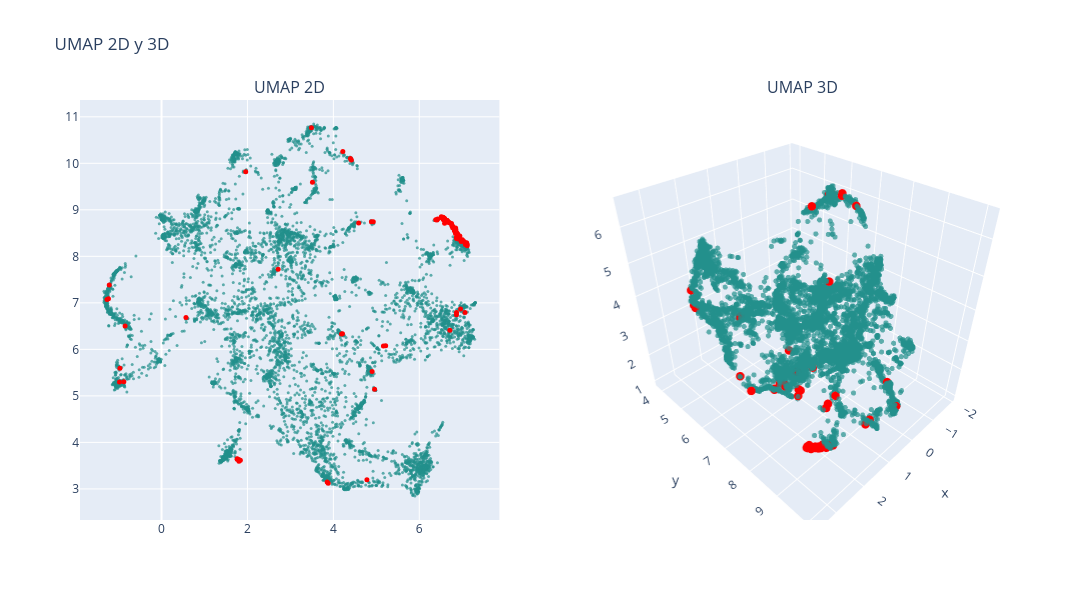

The code cell stored with this chart in its notebook:
### Markdown cell above
### UMAP

### Code cell
# n_neighbors = 200
# n_neighbors = int(len(df) / k)

# n_neighbors = 200
n_neighbors = 50 # 6.5x minutos, resultado: vision mas global, no se distinguen tanto los clusters
# n_neighbors = 20 # 2.5x minutos, resultado: no se distinguen los clusters
# n_neighbors = 10 # 1.5x minutos, resultado: puntos muy juntos, se distinguen los clusters
# n_neighbors = 5 # x minutos, resultado: se distinguen bien los clusters, se ven un poco desconectados

min_dist = 0

# UMAP 2D
reducer_2d = umap.UMAP(n_neighbors=n_neighbors, min_dist=min_dist, n_components=2, random_state=0, metric='cosine')
embedding_2d = reducer_2d.fit_transform(df_vectorized)
df['umap2d_1'] = embedding_2d[:, 0]
df['umap2d_2'] = embedding_2d[:, 1]

# UMAP 3D
reducer_3d = umap.UMAP(n_neighbors=n_neighbors, min_dist=min_dist, n_components=3, random_state=0, metric='cosine')
embedding_3d = reducer_3d.fit_transform(df_vectorized)
df['umap3d_1'] = embedding_3d[:, 0]
df['umap3d_2'] = embedding_3d[:, 1]
df['umap3d_3'] = embedding_3d[:, 2]

# Graficar
colors = np.ones(len(df))  # Color base
colors_knn = np.zeros(len(df))  # Color para los KNN
colors_knn[knn_idxs[0]] = 1  # Resaltar los KNN

fig = make_subplots(rows=1, cols=2, subplot_titles=("UMAP 2D", "UMAP 3D"), 
                    specs=[[{"type": "scatter"}, {"type": "scatter3d"}]])

# Puntos normales (fondo)
fig.add_trace(
    go.Scatter(x=df['umap2d_1'], y=df['umap2d_2'], mode='markers',
               marker=dict(color=colors, colorscale='Viridis', size=3, opacity=0.7), 
               text=data['title'],
               hovertemplate="Titulo: %{text}<br>x: %{x}<br>y: %{y}<extra></extra>"),
    row=1, col=1)

# Puntos resaltados (delante)
fig.add_trace(
    go.Scatter(x=df.loc[knn_idxs[0], 'umap2d_1'], 
               y=df.loc[knn_idxs[0], 'umap2d_2'], 
               mode='markers',
               marker=dict(color='red', size=5, opacity=1), 
               text=data.loc[knn_idxs[0], 'title'], 
               hovertemplate="Titulo: %{text}<br>x: %{x}<br>y: %{y}<extra></extra>"),
    row=1, col=1)

# Puntos normales en 3D (fondo)
fig.add_trace(
    go.Scatter3d(x=df['umap3d_1'], y=df['umap3d_2'], z=df['umap3d_3'], mode='markers',
                 marker=dict(color=colors, colorscale='Viridis', size=3, opacity=0.7), 
                 text=data['title'],
                 hovertemplate="Cluster: %{text}<br>x: %{x}<br>y: %{y}<br>z: %{z}<extra></extra>"),
    row=1, col=2)

# Puntos resaltados en 3D (delante)
fig.add_trace(
    go.Scatter3d(x=df.loc[knn_idxs[0], 'umap3d_1'],
                 y=df.loc[knn_idxs[0], 'umap3d_2'],
                 z=df.loc[knn_idxs[0], 'umap3d_3'],
                 mode='markers',
                 marker=dict(color='red', size=5, opacity=1), 
                 text=data.loc[knn_idxs[0], 'title'], 
                 hovertemplate="Cluster: %{text}<br>x: %{x}<br>y: %{y}<br>z: %{z}<extra></extra>"),
    row=1, col=2)

fig.update_layout(height=600, width=1200, title_text="UMAP 2D y 3D", showlegend=False)
fig.show()

### Figure 1 — Plotly figure (JSON) as saved in the notebook; plotly's stock layout.template omitted (floating-point values rounded to 4 significant figures; data arrays with more than 128 entries replaced by an {"elided": "..."} marker saying what was removed)
{"data": [{"hovertemplate": "Titulo: %{text}<br>x: %{x}<br>y: %{y}<extra></extra>", "marker": {"color": {"elided": "6719 float values"}, "colorscale": [[0, "#440154"], [0.1111, "#482878"], [0.2222, "#3e4989"], [0.3333, "#31688e"], [0.4444, "#26828e"], [0.5556, "#1f9e89"], [0.6667, "#35b779"], [0.7778, "#6ece58"], [0.8889, "#b5de2b"], [1, "#fde725"]], "opacity": 0.7, "size": 3}, "mode": "markers", "text": {"elided": "6719 str values"}, "type": "scatter", "x": {"elided": "6719 float values"}, "xaxis": "x", "y": {"elided": "6719 float values"}, "yaxis": "y"}, {"hovertemplate": "Titulo: %{text}<br>x: %{x}<br>y: %{y}<extra></extra>", "marker": {"color": "red", "opacity": 1, "size": 5}, "mode": "markers", "text": ["application of neural network controller and policy gradient reinforcement learning on modular multilevel converter mmc a proof of concept", "state of charge soc balancing of battery modular multilevel management bm3 converter using q learning", "reinforcement learning based modulation for balancing capacitor voltage and thermal stress to enhance current capability of mmcs", "open circuit fault diagnosis for a modular multilevel converter based on hybrid machine learning", "machine learning emulation of model predictive control for modular multilevel converters", "optimized real time control for modular multilevel converters using adaptive neural networks", "machine learning enhanced predictive control for modular multilevel converters in hvdc transmission systems", "inverse application of artificial intelligence for the control of power converters", "optimized model predictive control using machine learning for hvdc modular multilevel converters", "predictor based data driven model free adaptive predictive control of power converters using machine learning", "transfer learning framework for impedance characterization of modular multilevel converters", "machine learning based control of integrated drive and chagre mode bi modular power converter for pv assisted light electric vehicle", "machine learning based modeling for real time inferencer in the loop hardware emulation of high speed rail microgrid", "an open circuit fault detection and location strategy for mmc with feature extraction and random forest", "reinforcement learning based method to exploit vulnerabilities of false data injection attack detectors in modular multilevel converters", "hybrid condition monitoring for power converters learning based methods with statistical guarantees", "transfer learning based online impedance identification for modular multilevel converters", "neural network controller based on direct and indirect model predictive for modular multilevel converters", "reinforcement learning based false data injection attacks detector for modular multilevel converters", "neural network based model predictive controllers for modular multilevel converters", "level increased ishe modulation method for modular multilevel converters based on ddpg", "machine learning based operating region extension of modular multilevel converters under unbalanced grid faults", "fault diagnosis for modular multilevel converter mmc based on deep learning an edge implementation using binary neural network", "artificial intelligence applications in the control and performance improvement of modular multilevel converters a review", "health management of power electronics systems", "condition monitoring for power converters via deep one class classification", "compound fault diagnosis method of modular multilevel converter based on improved capsule network", "power management systems for harmonic elimination using federated learning approach", "dc short circuit fault detection for mmc hvdc grid based on improved dbn and dc fault current statistical features", "neural network based model predictive control approach for modular multilevel converters", "an ultra high speed mmc hvdc fault location algorithm based on regression neural network", "open circuit fault detection and localization in modular multilevel converters based on transformer neural networks", "design and analysis of the model predictive control implemented by the ann technique for mmc based rectifier with improved grid adaptability", "data driven impedance identification and stability online assessment of wind farm connected with mmc hvdc", "capacitor monitoring for modular multilevel converters based on intelligent algorithm", "a connectionist based approach for reducing the number of voltage sensors in modular multilevel converter", "enhancing control stability in mmc hvdc systems through data driven approaches", "denoising and voltage estimation in modular multilevel converters using deep neural networks", "fault identification method of mmc hvdc based on gru neural network", "auto tuned model predictive control based neural network controller for modular multilevel converters", "impedance identification method of mmc based on control physical information and data driven", "deep convolution neural network based fault detection and identification for modular multilevel converters", "artificial neural network based pi control of battery energy storage system connected with mmc hvdc system", "capacitor parameter estimation based on wavelet transform and convolution neural network", "igbt open circuit fault diagnosis method for a modular multilevel converter based on pnn md", "fault diagnosis of modular multilevel converter based on 1dcnn and lstm network", "data driven impedance identification and stability online assessment of dfig based wind farm integration with mmc hvdc", "open circuit fault diagnosis for modular multilevel converter using wavelet neural network", "physical mechanism and data hybrid modeling for device level emulation of modular multilevel converter", "neural network trained cold plate models for modular converter exploration", "a fast data driven method for submodule open circuit fault localization in a modular multilevel converter", "estimation of battery parameters in cascaded half bridge converters with reduced voltage sensors", "an open circuit faults diagnosis method based on xg boost used in mmc", "condition monitoring of capacitor aging in mmc based on improved convolutional neural networks", "thermal estimation of modular multilevel converter submodule using deep regression on gru and lstm network", "overview of modeling schemes for mmc converter in flexible dc distribution network", "real time fault detection and identification for mmc using 1 d convolutional neural networks", "submodule fault detection in mmcs using support vector classification", "gwo based pi controller assisted half bridge sub module mmc for hybrid energy system", "an on line capacitor condition monitoring method based on switching frequencies for modular multilevel converters", "fault diagnosis of modular multilevel converter based on rnn and wavelet analysis", "supervisory real time multidomain modeling and hardware emulation of fuel cell hybrid electric bus behavioral transients", "data driven neural predictors based robust mpc for power converters", "data driven modeling of modular multilevel converters based on hht and cnn lstm am neural network", "an improved resnet based method for online assessment of the aging state of mmc sub module capacitors", "distributed neural network observer for submodule capacitor voltage estimation in modular multilevel converters", "parameters inversion of equivalent rlc fault circuit for mmc hvdc grid based on bp neural network", "adaptive fault current limiting strategy for flexible dc power grids based on deep neural networks", "neural predictor based dynamic surface predictive control for power converters", "application of artificial intelligence to diagnose faults of grid tied solar power systems", "parameter estimation of batteries in mmcs with parallel connectivity using pso", "bayesian regularization based mpc for a hybrid modular multilevel converter", "short time wavelet entropy integrating improved lstm for fault diagnosis of modular multilevel converter", "dcscf detection method of mmc dc grid based on statistical feature and dbn softmax", "neural predictor based low switching frequency fcs mpc for mmc with online weighting factors tuning", "voltage estimation for diode clamped mmcs based on a simplified neural network", "synthetic laboratory imitation of transient voltage stresses of mmc hvdc links", "improving the resilience of modular multilevel converters using concurrent estimators", "sub module capacitor voltage balancing control based on model prediction", "igbt open circuit fault diagnosis based on improved support vector machine", "an open circuit faults diagnosis method for mmc based on extreme gradient boosting", "open circuit fault detection and location in mmcs with multivariate gaussian distribution", "design and simulation of marine electromagnetic transmission system", "single ended fault detection scheme using support vector machine for multi terminal direct current systems based on modular multilevel converter", "large scale synthetic laboratory imitation of transient voltage stresses of mmc hvdc links design aspects on very slow front overvoltages", "multiple igbt open circuit fault diagnosis strategy for mmc using feature reconstruction based recurrent neural network", "artificial bee colony based solar pv system with z source multilevel inverter", "event triggered neural predictor based fcs mpc for mmc", "a deep lstm based rsf capacitor voltage balancing method for mmc", "data driven parameter inversion for dc fault current analytical solution of modular multilevel converter based high voltage dc grid", "control system communication architecture for power electronic building blocks", "fine grained network decomposition for massively parallel electromagnetic transient simulation of large power systems", "data driven fault detection of multiple open circuit faults for mmc systems based on long short term memory networks", "monolithic data driven condition monitoring strategy for mmc considering c and esr", "switch open circuit fault localization strategy for mmcs using sliding time window based features extraction algorithm", "a high speed control network synchronization jitter evaluation for embedded monitoring and control in modular multilevel converter", "reliability improvement of mmc in energy storage system using ann based sensorless estimation for sub module voltages", "predictor based neural network finite set predictive control for modular multilevel converter", "book reviews 7 books reviewed", "contents"], "type": "scatter", "x": [6.558, 6.526, 6.512, 6.843, 6.54, 6.565, 6.564, 6.57, 6.555, 6.538, 3.856, -1.217, 6.546, 7.004, 6.428, 6.875, 3.88, 6.593, 6.412, 6.562, 2.715, 6.571, 6.689, 6.572, 6.59, 6.945, 6.777, 6.548, 7.103, 6.578, 7.065, 7.103, 6.58, 6.592, 6.601, 6.567, 6.616, 6.585, 6.78, 6.564, 6.644, 6.853, -0.8484, 6.678, 6.87, 6.758, 4.781, 6.817, 6.65, 3.489, 6.975, -1.27, 6.91, 6.645, 6.751, 6.712, 6.847, 7.115, -0.9688, 4.397, 6.819, 4.902, 1.796, 6.649, 4.22, 4.93, 6.867, 6.961, 1.835, -0.9787, -1.236, 6.555, 6.819, 7.104, 1.802, 4.59, 5.218, 6.383, 6.552, 6.894, 6.875, 7.073, 3.514, 7.113, 5.165, 6.866, -0.8774, 1.763, 6.717, 6.867, 4.212, 4.96, 6.827, 4.419, 7.043, 4.189, 4.885, 1.76, 1.959, 0.5686], "xaxis": "x", "y": [8.814, 8.835, 8.852, 8.493, 8.828, 8.817, 8.786, 8.82, 8.819, 8.828, 3.149, 7.386, 8.811, 8.354, 8.804, 8.507, 3.12, 8.81, 8.784, 8.819, 7.722, 8.822, 8.725, 8.811, 8.711, 8.438, 8.612, 8.817, 8.276, 8.822, 6.792, 8.292, 8.812, 8.79, 8.782, 8.817, 8.783, 8.8, 8.649, 8.817, 8.754, 8.571, 6.5, 8.739, 8.39, 8.658, 3.196, 8.564, 8.773, 10.77, 8.32, 7.074, 8.37, 8.769, 8.705, 6.413, 8.609, 8.228, 5.596, 10.1, 8.565, 5.522, 3.63, 8.764, 10.25, 8.745, 6.795, 6.868, 3.618, 5.3, 7.088, 8.82, 8.549, 8.265, 3.593, 8.719, 6.079, 8.786, 8.841, 8.482, 8.381, 8.256, 9.592, 8.261, 6.073, 8.409, 5.303, 3.646, 8.715, 6.742, 6.338, 5.145, 8.598, 10.07, 8.317, 6.329, 8.741, 3.636, 9.818, 6.686], "yaxis": "y"}, {"hovertemplate": "Cluster: %{text}<br>x: %{x}<br>y: %{y}<br>z: %{z}<extra></extra>", "marker": {"color": {"elided": "6719 float values"}, "colorscale": [[0, "#440154"], [0.1111, "#482878"], [0.2222, "#3e4989"], [0.3333, "#31688e"], [0.4444, "#26828e"], [0.5556, "#1f9e89"], [0.6667, "#35b779"], [0.7778, "#6ece58"], [0.8889, "#b5de2b"], [1, "#fde725"]], "opacity": 0.7, "size": 3}, "mode": "markers", "scene": "scene", "text": {"elided": "6719 str values"}, "type": "scatter3d", "x": {"elided": "6719 float values"}, "y": {"elided": "6719 float values"}, "z": {"elided": "6719 float values"}}, {"hovertemplate": "Cluster: %{text}<br>x: %{x}<br>y: %{y}<br>z: %{z}<extra></extra>", "marker": {"color": "red", "opacity": 1, "size": 5}, "mode": "markers", "scene": "scene", "text": ["application of neural network controller and policy gradient reinforcement learning on modular multilevel converter mmc a proof of concept", "state of charge soc balancing of battery modular multilevel management bm3 converter using q learning", "reinforcement learning based modulation for balancing capacitor voltage and thermal stress to enhance current capability of mmcs", "open circuit fault diagnosis for a modular multilevel converter based on hybrid machine learning", "machine learning emulation of model predictive control for modular multilevel converters", "optimized real time control for modular multilevel converters using adaptive neural networks", "machine learning enhanced predictive control for modular multilevel converters in hvdc transmission systems", "inverse application of artificial intelligence for the control of power converters", "optimized model predictive control using machine learning for hvdc modular multilevel converters", "predictor based data driven model free adaptive predictive control of power converters using machine learning", "transfer learning framework for impedance characterization of modular multilevel converters", "machine learning based control of integrated drive and chagre mode bi modular power converter for pv assisted light electric vehicle", "machine learning based modeling for real time inferencer in the loop hardware emulation of high speed rail microgrid", "an open circuit fault detection and location strategy for mmc with feature extraction and random forest", "reinforcement learning based method to exploit vulnerabilities of false data injection attack detectors in modular multilevel converters", "hybrid condition monitoring for power converters learning based methods with statistical guarantees", "transfer learning based online impedance identification for modular multilevel converters", "neural network controller based on direct and indirect model predictive for modular multilevel converters", "reinforcement learning based false data injection attacks detector for modular multilevel converters", "neural network based model predictive controllers for modular multilevel converters", "level increased ishe modulation method for modular multilevel converters based on ddpg", "machine learning based operating region extension of modular multilevel converters under unbalanced grid faults", "fault diagnosis for modular multilevel converter mmc based on deep learning an edge implementation using binary neural network", "artificial intelligence applications in the control and performance improvement of modular multilevel converters a review", "health management of power electronics systems", "condition monitoring for power converters via deep one class classification", "compound fault diagnosis method of modular multilevel converter based on improved capsule network", "power management systems for harmonic elimination using federated learning approach", "dc short circuit fault detection for mmc hvdc grid based on improved dbn and dc fault current statistical features", "neural network based model predictive control approach for modular multilevel converters", "an ultra high speed mmc hvdc fault location algorithm based on regression neural network", "open circuit fault detection and localization in modular multilevel converters based on transformer neural networks", "design and analysis of the model predictive control implemented by the ann technique for mmc based rectifier with improved grid adaptability", "data driven impedance identification and stability online assessment of wind farm connected with mmc hvdc", "capacitor monitoring for modular multilevel converters based on intelligent algorithm", "a connectionist based approach for reducing the number of voltage sensors in modular multilevel converter", "enhancing control stability in mmc hvdc systems through data driven approaches", "denoising and voltage estimation in modular multilevel converters using deep neural networks", "fault identification method of mmc hvdc based on gru neural network", "auto tuned model predictive control based neural network controller for modular multilevel converters", "impedance identification method of mmc based on control physical information and data driven", "deep convolution neural network based fault detection and identification for modular multilevel converters", "artificial neural network based pi control of battery energy storage system connected with mmc hvdc system", "capacitor parameter estimation based on wavelet transform and convolution neural network", "igbt open circuit fault diagnosis method for a modular multilevel converter based on pnn md", "fault diagnosis of modular multilevel converter based on 1dcnn and lstm network", "data driven impedance identification and stability online assessment of dfig based wind farm integration with mmc hvdc", "open circuit fault diagnosis for modular multilevel converter using wavelet neural network", "physical mechanism and data hybrid modeling for device level emulation of modular multilevel converter", "neural network trained cold plate models for modular converter exploration", "a fast data driven method for submodule open circuit fault localization in a modular multilevel converter", "estimation of battery parameters in cascaded half bridge converters with reduced voltage sensors", "an open circuit faults diagnosis method based on xg boost used in mmc", "condition monitoring of capacitor aging in mmc based on improved convolutional neural networks", "thermal estimation of modular multilevel converter submodule using deep regression on gru and lstm network", "overview of modeling schemes for mmc converter in flexible dc distribution network", "real time fault detection and identification for mmc using 1 d convolutional neural networks", "submodule fault detection in mmcs using support vector classification", "gwo based pi controller assisted half bridge sub module mmc for hybrid energy system", "an on line capacitor condition monitoring method based on switching frequencies for modular multilevel converters", "fault diagnosis of modular multilevel converter based on rnn and wavelet analysis", "supervisory real time multidomain modeling and hardware emulation of fuel cell hybrid electric bus behavioral transients", "data driven neural predictors based robust mpc for power converters", "data driven modeling of modular multilevel converters based on hht and cnn lstm am neural network", "an improved resnet based method for online assessment of the aging state of mmc sub module capacitors", "distributed neural network observer for submodule capacitor voltage estimation in modular multilevel converters", "parameters inversion of equivalent rlc fault circuit for mmc hvdc grid based on bp neural network", "adaptive fault current limiting strategy for flexible dc power grids based on deep neural networks", "neural predictor based dynamic surface predictive control for power converters", "application of artificial intelligence to diagnose faults of grid tied solar power systems", "parameter estimation of batteries in mmcs with parallel connectivity using pso", "bayesian regularization based mpc for a hybrid modular multilevel converter", "short time wavelet entropy integrating improved lstm for fault diagnosis of modular multilevel converter", "dcscf detection method of mmc dc grid based on statistical feature and dbn softmax", "neural predictor based low switching frequency fcs mpc for mmc with online weighting factors tuning", "voltage estimation for diode clamped mmcs based on a simplified neural network", "synthetic laboratory imitation of transient voltage stresses of mmc hvdc links", "improving the resilience of modular multilevel converters using concurrent estimators", "sub module capacitor voltage balancing control based on model prediction", "igbt open circuit fault diagnosis based on improved support vector machine", "an open circuit faults diagnosis method for mmc based on extreme gradient boosting", "open circuit fault detection and location in mmcs with multivariate gaussian distribution", "design and simulation of marine electromagnetic transmission system", "single ended fault detection scheme using support vector machine for multi terminal direct current systems based on modular multilevel converter", "large scale synthetic laboratory imitation of transient voltage stresses of mmc hvdc links design aspects on very slow front overvoltages", "multiple igbt open circuit fault diagnosis strategy for mmc using feature reconstruction based recurrent neural network", "artificial bee colony based solar pv system with z source multilevel inverter", "event triggered neural predictor based fcs mpc for mmc", "a deep lstm based rsf capacitor voltage balancing method for mmc", "data driven parameter inversion for dc fault current analytical solution of modular multilevel converter based high voltage dc grid", "control system communication architecture for power electronic building blocks", "fine grained network decomposition for massively parallel electromagnetic transient simulation of large power systems", "data driven fault detection of multiple open circuit faults for mmc systems based on long short term memory networks", "monolithic data driven condition monitoring strategy for mmc considering c and esr", "switch open circuit fault localization strategy for mmcs using sliding time window based features extraction algorithm", "a high speed control network synchronization jitter evaluation for embedded monitoring and control in modular multilevel converter", "reliability improvement of mmc in energy storage system using ann based sensorless estimation for sub module voltages", "predictor based neural network finite set predictive control for modular multilevel converter", "book reviews 7 books reviewed", "contents"], "type": "scatter3d", "x": [2.995, 2.963, 2.983, 2.996, 3.0, 2.998, 2.983, 3.004, 3.002, 0.7645, 2.674, -0.6839, 2.99, 3.051, 1.608, 3.053, 2.688, 3.012, 1.6, 3.011, -0.6568, 3.021, 3.057, 3.004, 2.969, 3.083, 3.011, 2.997, 3.092, 3.01, 3.089, 3.084, 3.007, 3.022, 3.004, 3.012, 3.014, 3.005, 3.056, 3.008, 3.021, 3.048, 0.02607, 3.004, 2.891, 3.022, 2.851, 3.015, 3.005, 0.1182, 2.979, -0.5455, 2.895, 2.974, 2.996, 2.828, 3.085, 3.063, -1.258, 0.5813, 3.014, 2.606, 0.7265, 3.006, 0.5165, 1.062, 2.969, 2.774, 0.7404, -1.503, -0.5901, 3.023, 3.0, 3.062, 0.7039, 0.6939, 2.121, 1.56, 3.007, 2.989, 2.913, 3.052, -0.8579, 3.084, 2.1, 2.851, -1.57, 0.6741, 3.002, 2.995, 1.804, 2.659, 3.042, 0.5694, 2.975, 1.77, 0.9784, 0.6624, 1.274, -1.42], "y": [9.392, 9.363, 9.383, 9.803, 9.358, 9.371, 9.41, 9.363, 9.365, 4.191, 4.896, 7.351, 9.329, 9.928, 6.927, 9.767, 4.856, 9.384, 6.905, 9.358, 6.621, 9.368, 9.51, 9.358, 9.559, 9.824, 9.652, 9.367, 9.928, 9.383, 9.145, 9.976, 9.379, 9.358, 9.418, 9.395, 9.387, 9.385, 9.616, 9.361, 9.396, 9.753, 6.535, 9.538, 9.94, 9.598, 5.103, 9.729, 9.502, 9.732, 9.932, 6.996, 9.943, 9.571, 9.567, 8.857, 9.766, 9.991, 5.935, 9.162, 9.699, 6.918, 4.162, 9.506, 9.239, 8.161, 9.098, 9.253, 4.181, 5.816, 6.969, 9.344, 9.738, 9.921, 4.136, 8.158, 7.681, 6.952, 9.384, 9.847, 9.956, 10.0, 8.753, 9.875, 7.665, 9.958, 5.793, 4.136, 9.586, 9.067, 6.899, 6.567, 9.698, 9.163, 9.949, 6.884, 8.143, 4.126, 6.949, 5.914], "z": [2.341, 2.356, 2.336, 2.694, 2.315, 2.322, 2.374, 2.314, 2.325, 2.097, 3.763, 6.347, 2.301, 2.858, 1.72, 2.688, 3.837, 2.336, 1.694, 2.314, 1.098, 2.312, 2.432, 2.312, 2.479, 2.756, 2.551, 2.315, 2.899, 2.334, 3.826, 2.896, 2.331, 2.354, 2.368, 2.344, 2.353, 2.333, 2.575, 2.319, 2.361, 2.665, 6.301, 2.449, 2.79, 2.514, 4.49, 2.651, 2.421, 1.784, 2.858, 6.545, 2.769, 2.47, 2.462, 4.149, 2.698, 2.964, 6.052, 1.012, 2.635, 2.103, 2.088, 2.426, 1.199, 1.252, 3.868, 4.484, 2.108, 5.974, 6.583, 2.304, 2.646, 2.876, 2.065, 1.454, 2.506, 1.707, 2.331, 2.753, 2.83, 2.929, 1.324, 2.912, 2.43, 2.756, 5.9, 2.083, 2.493, 3.9, 1.58, 2.42, 2.604, 1.022, 2.842, 1.584, 1.339, 2.069, 2.699, 3.213]}], "layout": {"annotations": [{"font": {"size": 16}, "showarrow": false, "text": "UMAP 2D", "x": 0.225, "xanchor": "center", "xref": "paper", "y": 1, "yanchor": "bottom", "yref": "paper"}, {"font": {"size": 16}, "showarrow": false, "text": "UMAP 3D", "x": 0.775, "xanchor": "center", "xref": "paper", "y": 1, "yanchor": "bottom", "yref": "paper"}], "height": 600, "scene": {"domain": {"x": [0.55, 1], "y": [0, 1]}}, "showlegend": false, "title": {"text": "UMAP 2D y 3D"}, "width": 1200, "xaxis": {"anchor": "y", "domain": [0, 0.45]}, "yaxis": {"anchor": "x", "domain": [0, 1]}}}
